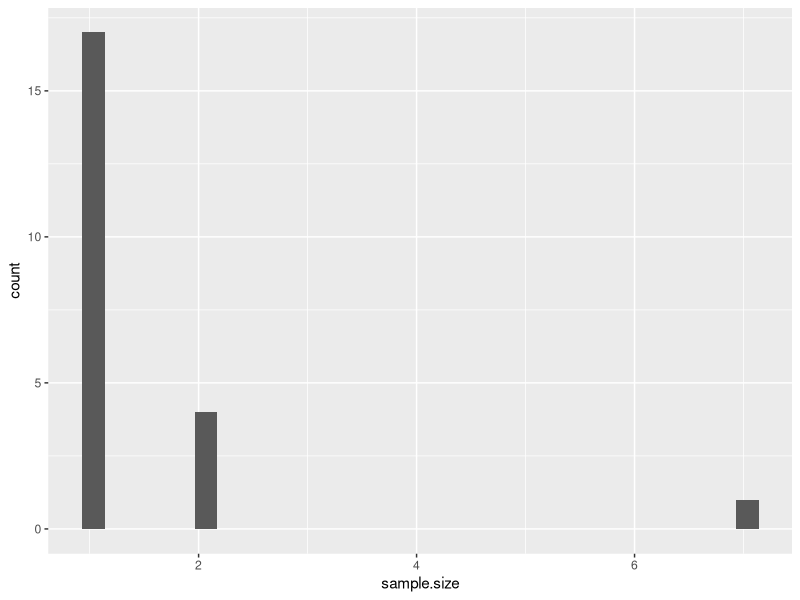
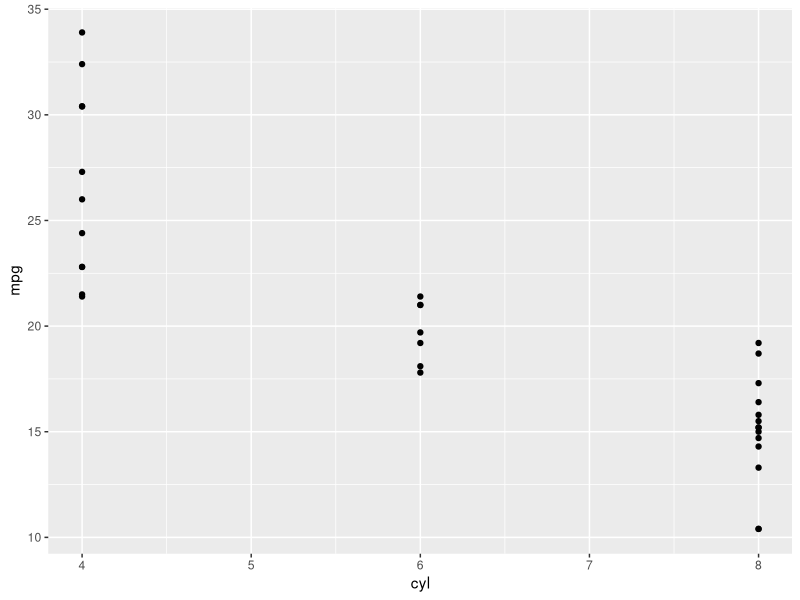

Source code (R) for these figures, in order:
## ---- chunk 1
## load the tidyverse package
library(tidyverse)

## look at mtcars
#View(mtcars)

## see information about each column in mtcars
summary(mtcars)

## see first 6 rows of mtcars
head(mtcars)

## see last 6 rows of mtcars
tail(mtcars)

## save mtcars as a new dataframe mtcars_lib to be able to re-start with a fresh mtcars dataset easier if there are errors 
mtcars_lib = mtcars
## ---- chunk 2
## make 74 letter DNA sequence vector
seq74 = c("atgctgttcgactgatgctttgactgactgtatctacgggtatgtaataagcttatgactgactgtatctgtct",
"atgctgttcgactgatgctttgactgactgtatctaccggtatgtaataagcttatgactgactgtatctgtct",
"atgctgttcgactgatgctttgactgaccgtatctacgggtatgtaataagcttatgactgactgtatctgtct",
"atgctgttcgactgatgctttgactgactgtatctacttgtatgtaataagcttatgactgactgtatctgtct",
"atgctgttcgactgatgctttgactgactgtatctacttctatgtaataagcttatgactgactgtatctgtct",
"atgctgttcgactgatgctttgactgactatatctacttgtatgtaataagcttatgactgactgtatctgtct")

## can you tell which of these matches the 32 letter sequence?
seq32 = c("actgtatctacgggtatgtaataagcttatga",
"actgtatctacgggtatgtattaagcttatga",
"actgtatctacgcgtatgtaataagcttatga")

## write your code below here
## ---- chunk 3
mtcars_lib = mtcars_lib |> rownames_to_column(var="make_model")
## ---- chunk 4
mtcars_lib = mtcars_lib |> separate(col = make_model,
                                    into = c("make", "model"),
                                    sep=" ")
## ---- chunk 5
mtcars_lib_long = mtcars_lib |> pivot_longer(cols=c(3:13),
                                             names_to="metric_name",
                                             values_to = "matric_value")
## ---- chunk 6
mtcars_sub = mtcars_lib |> select(make, model, cyl, mpg)
## ---- chunk 7
mt.summarised = mtcars_sub %>% 
  group_by(make) %>%
  summarise(
    sample.size = length(make),
    mean.cyl = mean(cyl),
    mean.mpg = mean(mpg) 
    )
## ---- chunk 8
ggplot(mt.summarised, aes(sample.size))+
  geom_histogram()
## ---- chunk 9
ggplot(mtcars_sub, aes(x=cyl, y=mpg))+
  geom_point()
## ---- chunk 10
## make 74 letter DNA sequence vector
seq74 = c("atgctgttcgactgatgctttgactgactgtatctacgggtatgtaataagcttatgactgactgtatctgtct",
"atgctgttcgactgatgctttgactgactgtatctaccggtatgtaataagcttatgactgactgtatctgtct",
"atgctgttcgactgatgctttgactgaccgtatctacgggtatgtaataagcttatgactgactgtatctgtct",
"atgctgttcgactgatgctttgactgactgtatctacttgtatgtaataagcttatgactgactgtatctgtct",
"atgctgttcgactgatgctttgactgactgtatctacttctatgtaataagcttatgactgactgtatctgtct",
"atgctgttcgactgatgctttgactgactatatctacttgtatgtaataagcttatgactgactgtatctgtct")

## can you tell which of these matches the 32 letter sequence?
seq32 = c("actgtatctacgggtatgtaataagcttatga",
"actgtatctacgggtatgtattaagcttatga",
"actgtatctacgcgtatgtaataagcttatga")

## solution here
sequences.that.match = intersect(seq74, seq32)
## no matches!! 
## ---- chunk 11
seq74trim = str_sub(seq74,
                    start=27,
                    end=58)
## ---- chunk 12
sequences.that.match = intersect(seq74trim, seq32)
## 1 match now that the sequences are the same length!
